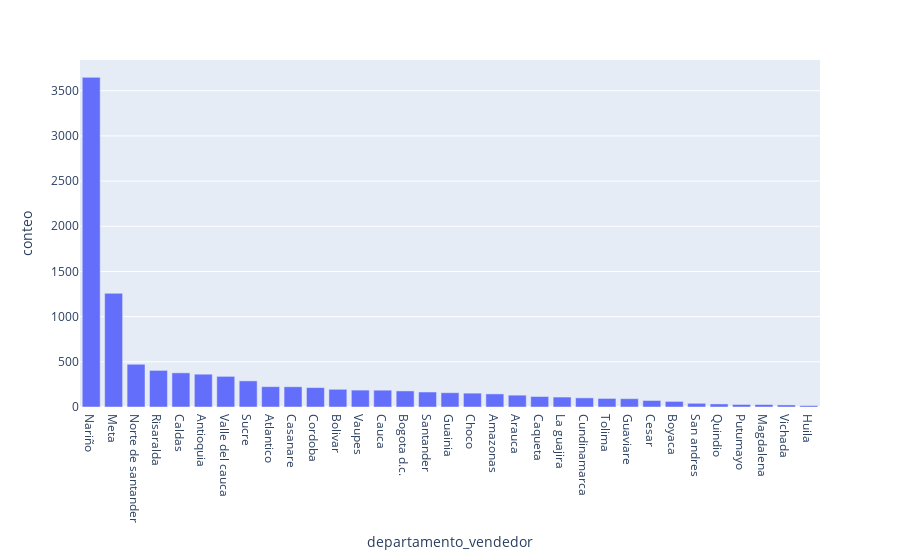

Here is the notebook cell this chart was saved with:
### Code cell
#tabla de frecuencias para el grafico
data_estado = data['departamento_vendedor'].value_counts().reset_index()

#se cambia el nombre de las columnas y se hace el grafico de barras
data_estado.columns = ['departamento_vendedor','conteo']

fig = px.bar(data_estado, x='departamento_vendedor', y='conteo')
fig.show()

### Figure 1 — Plotly figure (JSON) as saved in the notebook; plotly's stock layout.template omitted (floating-point values rounded to 4 significant figures)
{"data": [{"alignmentgroup": "True", "hovertemplate": "departamento_vendedor=%{x}<br>conteo=%{y}<extra></extra>", "legendgroup": "", "marker": {"color": "#636efa", "pattern": {"shape": ""}}, "name": "", "offsetgroup": "", "orientation": "v", "showlegend": false, "textposition": "auto", "type": "bar", "x": ["Nariño", "Meta", "Norte de santander", "Risaralda", "Caldas", "Antioquia", "Valle del cauca", "Sucre", "Atlantico", "Casanare", "Cordoba", "Bolivar", "Vaupes", "Cauca", "Bogota d.c.", "Santander", "Guainia", "Choco", "Amazonas", "Arauca", "Caqueta", "La guajira", "Cundinamarca", "Tolima", "Guaviare", "Cesar", "Boyaca", "San andres", "Quindio", "Putumayo", "Magdalena", "Vichada", "Huila"], "xaxis": "x", "y": [3648, 1258, 473, 405, 378, 363, 339, 289, 225, 224, 215, 196, 187, 186, 178, 166, 158, 153, 145, 131, 116, 110, 101, 95, 92, 72, 62, 41, 34, 28, 27, 23, 16], "yaxis": "y"}], "layout": {"barmode": "relative", "legend": {"tracegroupgap": 0}, "margin": {"t": 60}, "xaxis": {"anchor": "y", "domain": [0, 1], "title": {"text": "departamento_vendedor"}}, "yaxis": {"anchor": "x", "domain": [0, 1], "title": {"text": "conteo"}}}}
